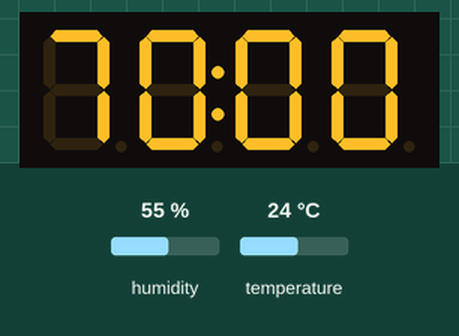
This sketch was run on a simulated Arduino Uno, built with avr-gcc and run on an emulated ATmega328P. Shown: 4-digit seven-segment display. The test bench sets the inputs (shaded band); at power-on: humidity 55 %, temperature 24 °C. What the sketch prints to the serial monitor is not drawn.

Above: at 6.8 s.
6.9 s: humidity set to 22 %
At 11.1 s:
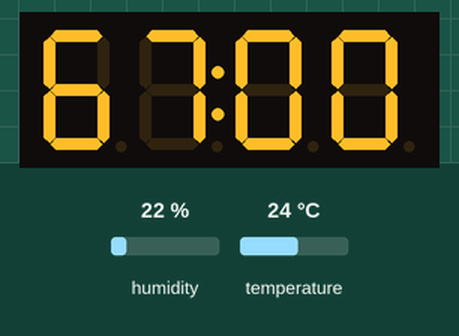
12.3 s: temperature set to 12 °C
At 15.4 s:
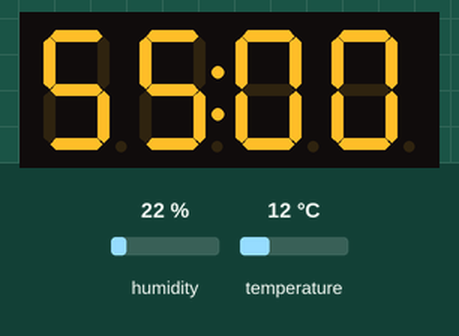
17.7 s: humidity set to 68 %
At 18.4 s:
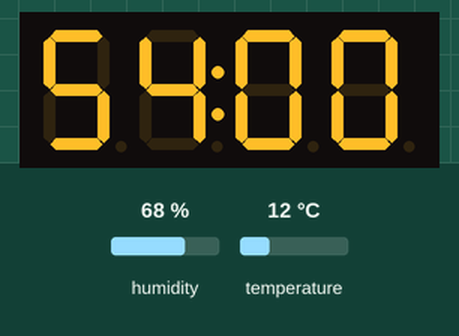
23.1 s: temperature set to 19 °C
Timing chart, 0 to 26.1 s (numbered marks = the images above; inputs shaded):
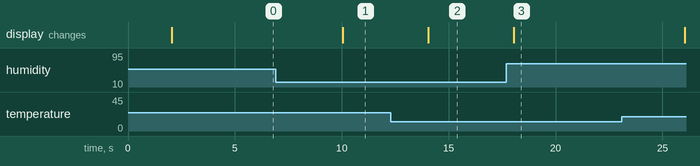

The sketch:

DHT11.ino
```cpp
#include <TM1637TinyDisplay.h>
#include <DHT.h>
#include <DHT_U.h>

#define DHTPIN 2
#define DHTTYPE DHT11
DHT dht(DHTPIN, DHTTYPE);

#define CLK 9
#define DIO 10
TM1637TinyDisplay display(CLK, DIO);

void setup() {
  Serial.begin(9600);
  dht.begin();
  display.setBrightness(BRIGHT_7);
}

void loop() {
  float di = discomfortIndex();
  if(di != 0){
    Serial.print("불쾌지수: ");
    Serial.println(di);
    display.showNumber(di);
  }
}

int discomfortIndex(){
  static unsigned long currTime = 0;
  static unsigned long prevTime = 0;

  currTime = millis();
  if(currTime - prevTime >= 2000){
    prevTime = currTime;
    float humi = dht.readHumidity();
    float temp = dht.readTemperature();

    if(!isnan(humi) || !isnan(temp)){
      float di = (1.8 * temp) - (0.55 * (1 - humi / 100.0) * (1.8 * temp - 26)) + 32;
      return di;
    }
  }
  return 0;
}
```

Measured:
- after the input at 6.9 s, the display: changes after 3.1 s (image 1)
- after the input at 12.3 s, the display: changes after 1.7 s (image 2)
- after the input at 17.7 s, the display: changes after 0.35 s (image 3)
